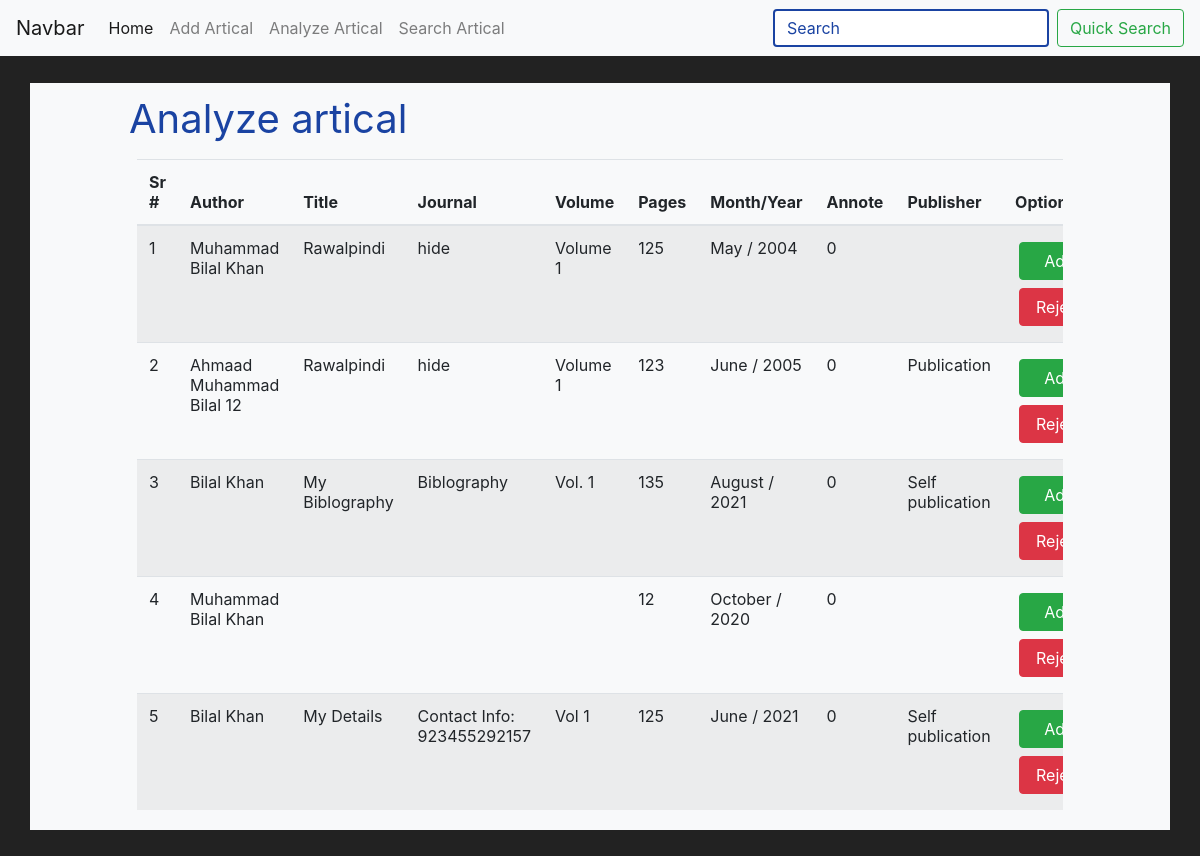
Page /analyze.php on the committed database.
### tables this page shows
CREATE TABLE `artical` (
  `id` double NOT NULL,
  `author` varchar(500) NOT NULL,
  `title` varchar(500) NOT NULL,
  `journal` varchar(500) NOT NULL,
  `year` int(4) NOT NULL,
  `volume` varchar(10) NOT NULL,
  `number` varchar(20) NOT NULL,
  `pages` int(20) NOT NULL,
  `month` varchar(20) NOT NULL,
  `annote` int(20) NOT NULL,
  `publisher` varchar(500) NOT NULL,
  `registerDate` varchar(100) NOT NULL,
  `status` varchar(10) NOT NULL
);

### analyze.php (the view, shortened to what this page needs)
<?php
    require_once 'connect.php';
    require_once 'header.php';
?>
<div class="container-fluid p-0">
    <section id="cover" class="min-vh-100">
        <div id="cover-caption">
            <div class="container">
                <div class="row text-white bg-light">
                    <div class="col-xl-10 col-lg-10 col-md-10 col-sm-12 mx-auto text-center form p-1">
                        <h1 class="font-weight-normal py-2 text-truncate text-custom text-left">Analyze artical</h1>
                        <div class="px-2">
                            <div class="table-responsive">
                                <table class="table table-striped">
                                    <thead>
                                        <tr>
                                            <th>Sr #</th>
                                            <th>Author</th>
                                            <th>Title</th>
                                            <th>Journal</th>
                                            <th>Volume</th>
                                            <th>Pages</th>
                                            <th>Month/Year</th>
                                            <th>Annote</th>
                                            <th>Publisher</th>
                                            <th>Option</th>
                                        </tr>
                                    </thead>
                                    <tbody>
                                        <?php
                                            $searchString = 'pending';
                                            $stmt = $conn->prepare("SELECT  * FROM `artical` WHERE `status` LIKE :statuss ");
                                            $stmt->bindParam(':statuss',$searchString);
                                            try {
                                               $stmt->execute();
                                               $rank = 1;
                                               while ($result = $stmt->fetch(PDO::FETCH_ASSOC)){
                                                   echo '<tr id="articalId'.$result["id"].'"><td>'.$rank.'</td><td>'.$result['author'].'</td><td>'.$result['title'].'</td><td>'.$result['journal'].'</td><td>'.$result['volume'].'</td><td>'.$result['pages'].'</td><td>'.$result['month'].' / '.$result['year'].'</td><td>'.$result['annote'].'</td><td>'.$result['publisher'].'</td><td><button class="btn btn-success w-100 m-1" onclick="acceptReject(1,'.$result["id"].',\'articalId'.$result["id"].'\')">Add</button><button class="btn btn-danger w-100 m-1" onclick="acceptReject(2,'.$result["id"].',\'articalId'.$result["id"].'\')">Reject</button></td></tr>';
                                                    $rank++;
                                                }
                                            } catch(PDOException $e) {
                                                echo '<tr><td colspan="9">'.$e->getMessage().'</td></tr>';
                                            }
                                            ?>
                                    </tbody>
                                </table>
                            </div>
                        </div>
                    </div>
                </div>
            </div>
        </div>
    </section>
</div>
<?php
    require_once 'footer.php';
?>

### header.php (shortened to what this page needs)
<html>
<head>
    <link rel="stylesheet"
        href="https://cdnjs.cloudflare.com/ajax/libs/twitter-bootstrap/4.6.0/css/bootstrap-grid.min.css"
 />
    <link rel="stylesheet"
        href="https://cdnjs.cloudflare.com/ajax/libs/twitter-bootstrap/4.6.0/css/bootstrap-reboot.min.css"
 />
    <link rel="stylesheet" href="https://cdnjs.cloudflare.com/ajax/libs/twitter-bootstrap/4.6.0/css/bootstrap.min.css"
 />
    <link rel="stylesheet" href="index.css">
</head>
<body>
    <nav class="navbar navbar-expand-lg navbar-light bg-light">
        <a class="navbar-brand" href="#">Navbar</a>
        <div class="collapse navbar-collapse" id="navbarSupportedContent">
            <ul class="navbar-nav mr-auto">
                <li class="nav-item active">
                    <a class="nav-link" href="index.php">Home </a>
                </li>
                <li class="nav-item">
                    <a class="nav-link" href="add.php">Add Artical</a>
                </li>
                <li class="nav-item">
                    <a class="nav-link" href="analyze.php">Analyze Artical</a>
                </li>
                <li class="nav-item">
                    <a class="nav-link" href="search.php">Search Artical</a>
                </li>
            </ul>
            <form class="form-inline my-2 my-lg-0" action="search.php">
                <input class="form-control mr-sm-2" type="text" name="search" id="search" placeholder="Search"
                    <?php if(isset($_GET['search'])) echo 'value="'.$_GET['search'].'"'; ?>>
                <button class="btn btn-outline-success my-2 my-sm-0" type="submit">Quick Search</button>
            </form>
        </div>
    </nav>

### footer.php
</body>
</html>

### index.css (style rules this page uses)
#cover { background: #222; background-size: cover; height: auto; text-align: center; display: flex; align-items: center; position: relative; }
#cover-caption { width: 100%; position: relative; z-index: 1; }
form:before { content: ''; height: 100%; left: 0; position: absolute; top: 0; width: 100%; background-color: rgba(255, 255, 255, 1); z-index: -1; border-radius: 10px; }
.text-custom { color: #1a43a2 !important; }
input[type="text"], input[type="email"], input[type="checkbox"], input[type="number"] { border: 2px solid #1a43a2; outline: #1a43a2; }
body { background: #222; }

### rows in the picture
artical: author "Muhammad Bilal Khan", title "Rawalpindi", journal "hide", volume "Volume 1", pages "125", month "May", year "2004", annote "0"
artical: author "Ahmaad Muhammad Bilal 12", title "Rawalpindi", journal "hide", volume "Volume 1", pages "123", month "June", year "2005", annote "0", publisher "Publication"
artical: author "Bilal Khan", title "My Biblography", journal "Biblography", volume "Vol. 1", pages "135", month "August", year "2021", annote "0", publisher "Self publication"
artical: author "Muhammad Bilal Khan", pages "12", month "October", year "2020", annote "0"
artical: author "Bilal Khan", title "My Details", journal "Contact Info: 923455292157", volume "Vol 1", pages "125", month "June", year "2021", annote "0", publisher "Self publication"
